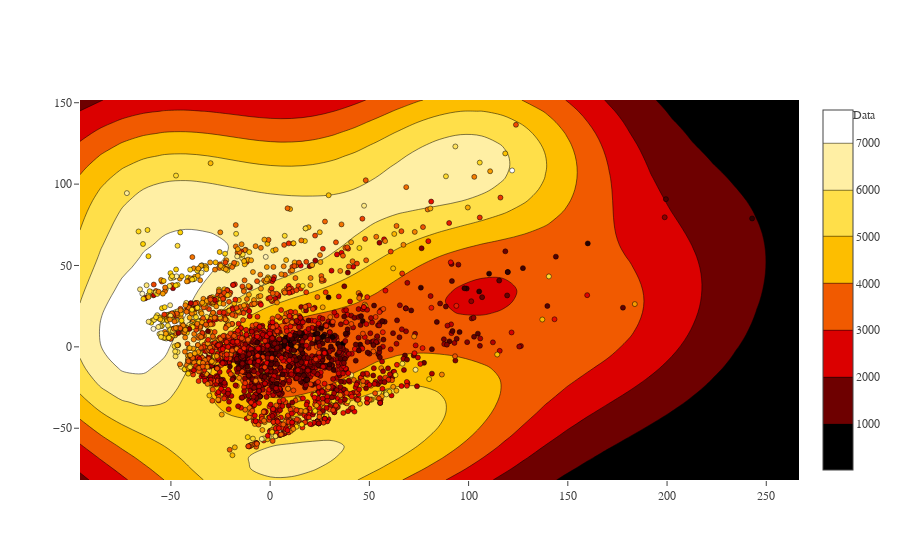

Source (notebook cell):
### Code cell
#Gpy.plotting.show(fig)
model_information(m, pca_test_X, pca_test_Y, plot_test_data = False)

### Figure 1 — Plotly figure (JSON) as saved in the notebook; plotly's stock layout.template omitted (floating-point values rounded to 4 significant figures; data arrays with more than 128 entries replaced by an {"elided": "..."} marker saying what was removed)
{"data": [{"marker": {"color": {"elided": "2661 int values"}, "colorscale": "Hot", "line": {"color": "black", "width": 0.5}, "opacity": 1, "size": "5", "symbol": "dot"}, "mode": "markers", "name": "Data", "showlegend": true, "type": "scatter", "x": {"elided": "2661 float values"}, "xaxis": "x1", "y": {"elided": "2661 float values"}, "yaxis": "y1"}, {"colorscale": "Hot", "name": "Mean", "type": "contour", "x": [-95.81, -85.15, -74.5, -63.84, -53.19, -42.53, -31.87, -21.22, -10.56, 0.09382, 10.75, 21.41, 32.06, 42.72, 53.37, 64.03, 74.68, 85.34, 96.0, 106.7, 117.3, 128.0, 138.6, 149.3, 159.9, 170.6, 181.2, 191.9, 202.6, 213.2, 223.9, 234.5, 245.2, 255.8, 266.5], "xaxis": "x1", "y": [-81.81, -74.95, -68.08, -61.21, -54.34, -47.48, -40.61, -33.74, -26.87, -20.01, -13.14, -6.272, 0.5957, 7.463, 14.33, 21.2, 28.07, 34.93, 41.8, 48.67, 55.54, 62.4, 69.27, 76.14, 83.0, 89.87, 96.74, 103.6, 110.5, 117.3, 124.2, 131.1, 137.9, 144.8, 151.7], "yaxis": "y1", "z": {"elided": "35x35 float values"}}], "layout": {"font": {"family": "Raleway, sans-serif"}, "showlegend": true, "xaxis1": {"anchor": "y1", "domain": [0, 1]}, "yaxis1": {"anchor": "x1", "domain": [0, 1]}}}
